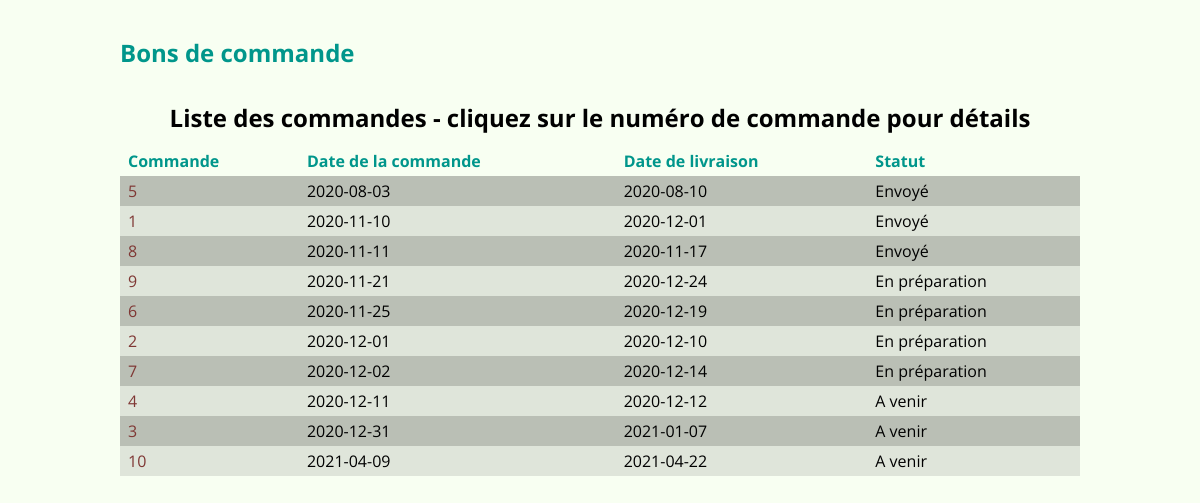
The page / on the database its author committed.
### tables this page shows
CREATE TABLE `orders` (
  `orderNumber` int(11) NOT NULL,
  `orderDate` date NOT NULL,
  `shippedDate` date NOT NULL,
  `status` varchar(255) NOT NULL,
  `customerNumber` int(11) NOT NULL
);

### index.php (called while the page is built)
<?php
$pdo = new PDO('mysql:host=localhost;dbname=classicmodels', 'root', 'root');
$pdo->exec('SET NAMES UTF8');
$query = $pdo->prepare
(
    'SELECT
        orderNumber,
        orderDate,
        shippedDate,
        status
     FROM orders
     ORDER BY orderDate'
);
$query->execute();
$orders = $query->fetchAll(PDO::FETCH_ASSOC);
include 'index.phtml';

### index.phtml (the view, shortened to what this page needs)
<!DOCTYPE html>
<html lang="fr">
<head>
    <link rel="stylesheet" href="order-form.css">
</head>
<body>
    <section>
        <h1>Bons de commande</h1>
        <table class="standard-table">
            <caption>Liste des commandes - cliquez sur le numéro de commande pour détails</caption>
            <thead>
                <tr>
                    <th>Commande</th>
                    <th>Date de la commande</th>
                    <th>Date de livraison</th>
                    <th>Statut</th>
                </tr>
            </thead>
            <tbody>
                <?php foreach($orders as $order): ?>
                    <tr>
                        <td>
                            <a href="order-form.php?orderNumber=<?= $order['orderNumber'] ?>"><?= $order['orderNumber'] ?></a>
                        </td>
                        <td><?= $order['orderDate'] ?></td>
                        <td><?= $order['shippedDate'] ?></td>
                        <td><?= $order['status'] ?></td>
                    </tr>
                <?php endforeach ?>
            </tbody>
        </table>
    </section>
</body>
</html>

### order-form.css (style rules this page uses)
a { color: #7F3734; text-decoration: none; -webkit-transition: color 0.25s; -o-transition: color 0.25s; transition: color 0.25s; }
body { margin: 0 auto; padding: 1em; min-height: 100%; width: 80%; font-family: 'Open Sans', sans-serif; }
html { height: 100%; background-color: #F8FFF2; }
h1 { color: #00968B; }
.standard-table { border-collapse: collapse; width: 100%; }
.standard-table caption { padding: 0.5em 0; font-size: 1.5em; font-weight: bold; }
.standard-table tbody tr { -webkit-transition: background-color 0.25s; -o-transition: background-color 0.25s; transition: background-color 0.25s; }
.standard-table tbody tr:nth-child(even), .standard-table tfoot tr:nth-child(even) { background-color: #DFE5DA; }
.standard-table tbody tr:nth-child(odd), .standard-table tfoot tr:nth-child(odd) { background-color: #BABFB5; }
.standard-table td, .standard-table th { padding: 0.25em 0.5em; }
.standard-table th { color: #00968B; }
.standard-table tfoot tr, .standard-table thead tr { text-align: left; }

### rows shown on the page
orders: orderNumber "5", orderDate "2020-08-03", shippedDate "2020-08-10", status "Envoyé"
orders: orderNumber "1", orderDate "2020-11-10", shippedDate "2020-12-01", status "Envoyé"
orders: orderNumber "8", orderDate "2020-11-11", shippedDate "2020-11-17", status "Envoyé"
orders: orderNumber "9", orderDate "2020-11-21", shippedDate "2020-12-24", status "En préparation"
orders: orderNumber "6", orderDate "2020-11-25", shippedDate "2020-12-19", status "En préparation"
orders: orderNumber "2", orderDate "2020-12-01", shippedDate "2020-12-10", status "En préparation"
orders: orderNumber "7", orderDate "2020-12-02", shippedDate "2020-12-14", status "En préparation"
orders: orderNumber "4", orderDate "2020-12-11", shippedDate "2020-12-12", status "A venir"
orders: orderNumber "3", orderDate "2020-12-31", shippedDate "2021-01-07", status "A venir"
orders: orderNumber "10", orderDate "2021-04-09", shippedDate "2021-04-22", status "A venir"
